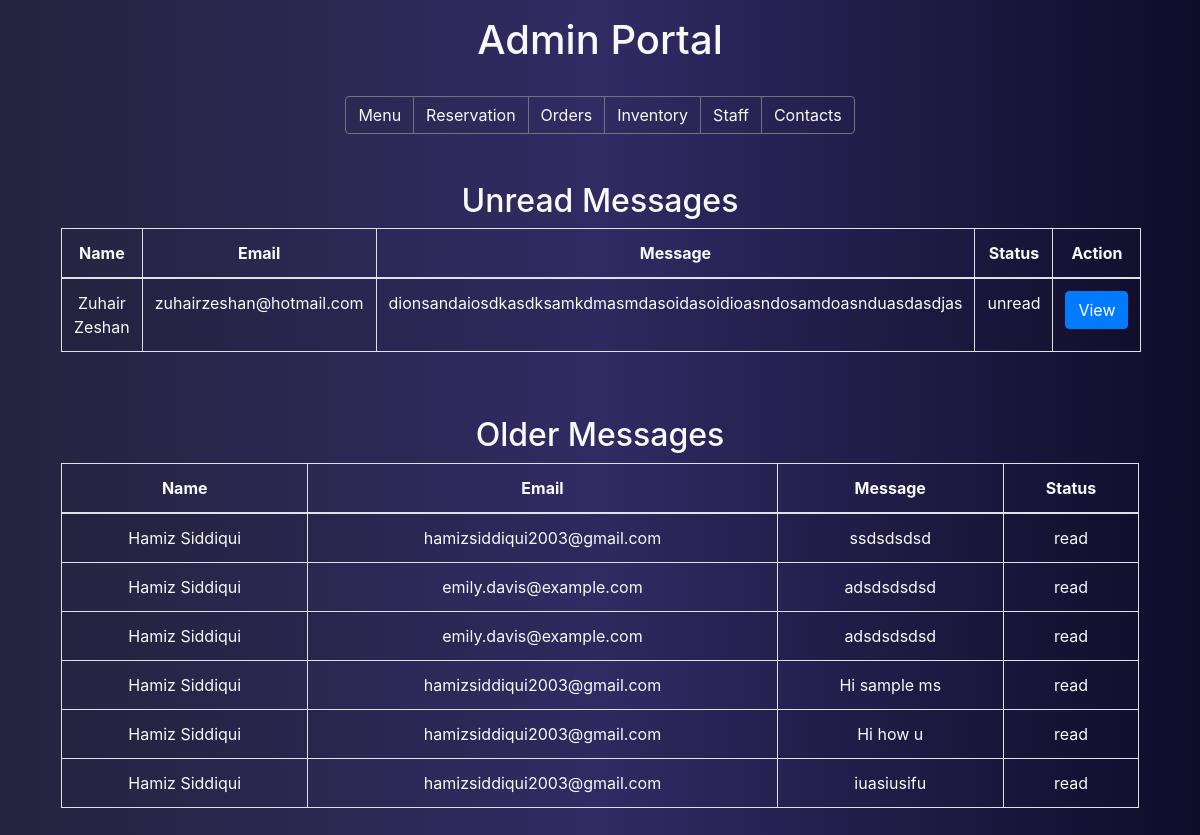
Page /admin_contacts.php on the committed database.
### tables this page shows
CREATE TABLE `contacts` (
  `id` int(11) NOT NULL,
  `name` varchar(100) NOT NULL,
  `email` varchar(100) NOT NULL,
  `message` text NOT NULL,
  `created_at` timestamp NOT NULL DEFAULT current_timestamp(),
  `status` enum('unread','read') NOT NULL DEFAULT 'unread'
);

### admin_contacts.php (the view, shortened to what this page needs)
<?php include '_dbconnect.php'; ?>
<?php
$unreadMessages = $conn->query("SELECT * FROM contacts WHERE status='unread'");
$readMessages = $conn->query("SELECT * FROM contacts WHERE status='read'");
?>
<!DOCTYPE html>
<html lang="en">
<head>
    <link rel="stylesheet" href="https://stackpath.bootstrapcdn.com/bootstrap/4.5.2/css/bootstrap.min.css">
</head>
<body>
<section class="bg-color text-center" style="min-height: 693px;">
  <div class="container">
    <div class="row text-light p-3">
      <div class="col">
        <?php include 'admin_navbar.php';?>
      </div>
      <div class="col-md-12">
        <h2 class="text-light pt-5">Unread Messages</h2>
        <table class="table table-bordered table-striped text-light">
          <thead>
            <tr>
              <th>Name</th>
              <th>Email</th>
              <th>Message</th>
              <th>Status</th>
              <th>Action</th>
            </tr>
          </thead>
          <tbody>
            <?php if ($unreadMessages->num_rows > 0): ?>
              <?php while($row = $unreadMessages->fetch_assoc()): ?>
                <tr>
                  <td><?php echo $row['name']; ?></td>
                  <td><?php echo $row['email']; ?></td>
                  <td><?php echo $row['message']; ?></td>
                  <td><?php echo $row['status']; ?></td>
                  <td><a href="?id=<?php echo $row['id']; ?>" class="btn btn-primary">View</a></td>
                </tr>
              <?php endwhile; ?>
            <?php else: ?>
              <tr><td colspan="5">No unread messages found.</td></tr>
            <?php endif; ?>
          </tbody>
        </table>
      </div>
      <div class="col-md-12">
        <h2 class="text-light pt-5">Older Messages</h2>
        <table class="table table-bordered table-striped text-light">
          <thead>
            <tr>
              <th>Name</th>
              <th>Email</th>
              <th>Message</th>
              <th>Status</th>
            </tr>
          </thead>
          <tbody>
            <?php if ($readMessages->num_rows > 0): ?>
              <?php while($row = $readMessages->fetch_assoc()): ?>
                <tr>
                  <td><?php echo $row['name']; ?></td>
                  <td><?php echo $row['email']; ?></td>
                  <td><?php echo $row['message']; ?></td>
                  <td><?php echo $row['status']; ?></td>
                </tr>
              <?php endwhile; ?>
            <?php else: ?>
              <tr><td colspan="4">No older messages found.</td></tr>
            <?php endif; ?>
          </tbody>
        </table>
      </div>
    </div>
  </div>
</section>
</body>
</html>

### admin_navbar.php (style rules this page uses)
.bg-color { background: #0f0c29; background: -webkit-linear-gradient(to right, #24243e, #302b63, #0f0c29); background: linear-gradient(to right, #24243e, #302b63, #0f0c29); }

### rows in the picture
contacts: name "Zuhair Zeshan", email "zuhairzeshan@hotmail.com", message "dionsandaiosdkasdksamkdmasmdasoidasoidioasndosamdoasnduasdasdjas", status "unread"
contacts: name "Hamiz Siddiqui", email "hamizsiddiqui2003@gmail.com", message "ssdsdsdsd", status "read"
contacts: name "Hamiz Siddiqui", email "emily.davis@example.com", message "adsdsdsdsd", status "read"
contacts: name "Hamiz Siddiqui", email "emily.davis@example.com", message "adsdsdsdsd", status "read"
contacts: name "Hamiz Siddiqui", email "hamizsiddiqui2003@gmail.com", message "Hi sample ms", status "read"
contacts: name "Hamiz Siddiqui", email "hamizsiddiqui2003@gmail.com", message "Hi how u", status "read"
contacts: name "Hamiz Siddiqui", email "hamizsiddiqui2003@gmail.com", message "iuasiusifu", status "read"
